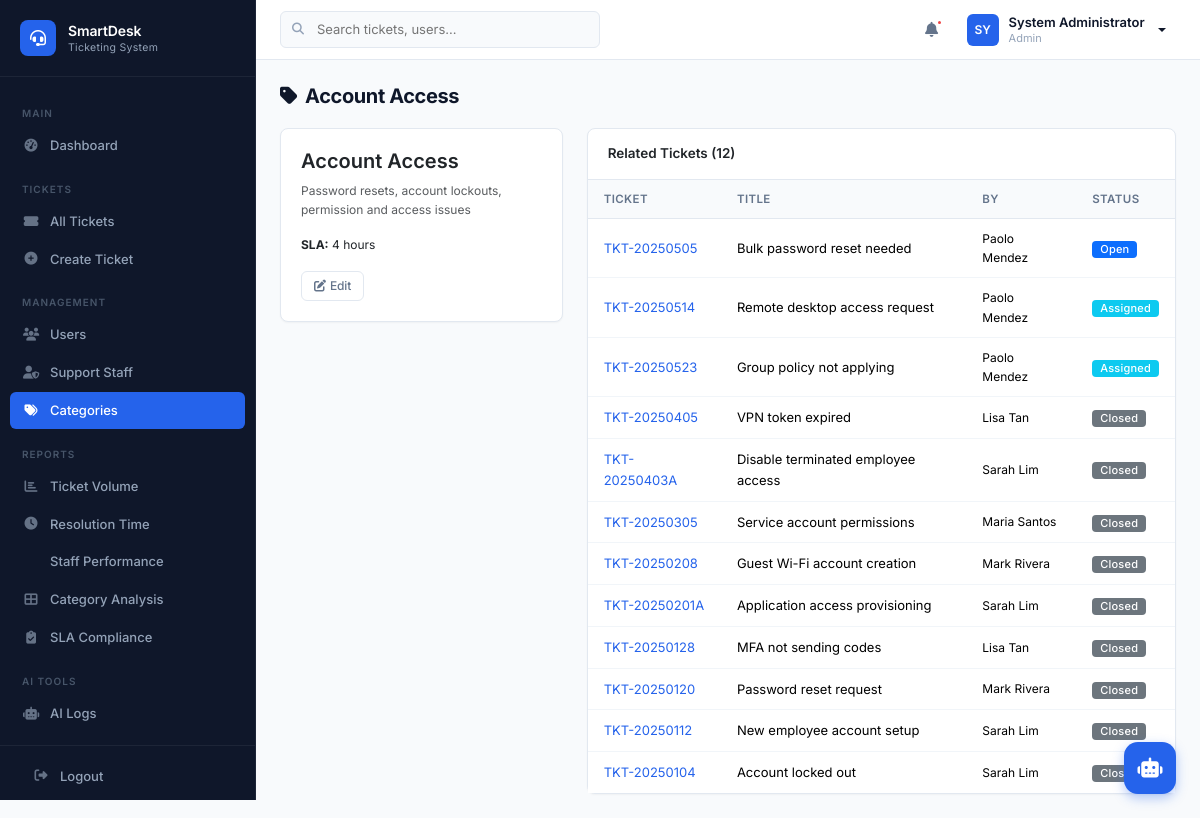
Page /modules/categories/view.php?id=4 (signed in) on the committed database.
### tables this page shows
CREATE TABLE IF NOT EXISTS categories (
    category_id INT AUTO_INCREMENT PRIMARY KEY,
    category_name VARCHAR(100) NOT NULL UNIQUE,
    description TEXT DEFAULT NULL,
    sla_hours INT NOT NULL DEFAULT 24,
    created_datetime DATETIME NOT NULL DEFAULT CURRENT_TIMESTAMP,
    updated_datetime DATETIME NOT NULL DEFAULT CURRENT_TIMESTAMP ON UPDATE CURRENT_TIMESTAMP
);

CREATE TABLE IF NOT EXISTS tickets (
    ticket_id INT AUTO_INCREMENT PRIMARY KEY,
    ticket_number VARCHAR(20) NOT NULL UNIQUE,
    user_id INT NOT NULL,
    category_id INT DEFAULT NULL,
    assigned_staff_id INT DEFAULT NULL,
    issue_title VARCHAR(255) NOT NULL,
    issue_description TEXT NOT NULL,
    priority_level ENUM('Low','Medium','High','Critical') NOT NULL DEFAULT 'Medium',
    status ENUM('Open','Assigned','In Progress','Escalated','Resolved','Closed') NOT NULL DEFAULT 'Open',
    ai_suggested_category VARCHAR(100) DEFAULT NULL,
    ai_suggested_priority VARCHAR(20) DEFAULT NULL,
    ai_recommendation_reason TEXT DEFAULT NULL,
    sla_due_datetime DATETIME DEFAULT NULL,
    resolved_datetime DATETIME DEFAULT NULL,
    closed_datetime DATETIME DEFAULT NULL,
    created_datetime DATETIME NOT NULL DEFAULT CURRENT_TIMESTAMP,
    updated_datetime DATETIME NOT NULL DEFAULT CURRENT_TIMESTAMP ON UPDATE CURRENT_TIMESTAMP,
    FOREIGN KEY (user_id) REFERENCES users(user_id) ON DELETE CASCADE,
    FOREIGN KEY (category_id) REFERENCES categories(category_id) ON DELETE SET NULL,
    FOREIGN KEY (assigned_staff_id) REFERENCES support_staff(staff_id) ON DELETE SET NULL,
    INDEX idx_tickets_status (status),
    INDEX idx_tickets_priority (priority_level),
    INDEX idx_tickets_user (user_id),
    INDEX idx_tickets_staff (assigned_staff_id),
    INDEX idx_tickets_category (category_id),
    INDEX idx_tickets_sla (sla_due_datetime),
    INDEX idx_tickets_created (created_datetime)
);

CREATE TABLE IF NOT EXISTS users (
    user_id INT AUTO_INCREMENT PRIMARY KEY,
    employee_id VARCHAR(20) NOT NULL UNIQUE,
    full_name VARCHAR(100) NOT NULL,
    department VARCHAR(100) DEFAULT NULL,
    email VARCHAR(150) NOT NULL UNIQUE,
    contact_number VARCHAR(20) DEFAULT NULL,
    password_hash VARCHAR(255) NOT NULL,
    role ENUM('Admin','Support Staff','End User') NOT NULL DEFAULT 'End User',
    status ENUM('Active','Inactive') NOT NULL DEFAULT 'Active',
    created_datetime DATETIME NOT NULL DEFAULT CURRENT_TIMESTAMP,
    updated_datetime DATETIME NOT NULL DEFAULT CURRENT_TIMESTAMP ON UPDATE CURRENT_TIMESTAMP,
    INDEX idx_users_role (role),
    INDEX idx_users_status (status),
    INDEX idx_users_email (email)
);

### includes/functions.php (called while the page is built, shortened)
<?php
function e($string) {
    return htmlspecialchars($string ?? '', ENT_QUOTES, 'UTF-8');
}
function getStatusBadgeClass($status) {
    return match($status) {
        'Open' => 'bg-primary',
        'Assigned' => 'bg-info',
        'In Progress' => 'bg-warning text-dark',
        'Escalated' => 'bg-danger',
        'Resolved' => 'bg-success',
        'Closed' => 'bg-secondary',
        default => 'bg-light text-dark'
    };
}
function truncateText($text, $length = 80) {
    if (strlen($text) <= $length) return $text;
    return substr($text, 0, $length) . '...';
}

### includes/auth.php (called while the page is built, shortened)
<?php
function getBaseUrl() {
    $scriptDir = dirname($_SERVER['SCRIPT_NAME']);
    $dir = realpath(dirname($_SERVER['SCRIPT_FILENAME']));
    $projectRoot = realpath(__DIR__ . '/..');
    $relative = str_replace($projectRoot, '', $dir);
    $depth = substr_count($relative, DIRECTORY_SEPARATOR);
    $base = $scriptDir;
    for ($i = 0; $i < $depth; $i++) {
        $base = dirname($base);
    }
    return rtrim($base, '/');
}

### modules/categories/view.php (the view, shortened to what this page needs)
<?php
require_once __DIR__ . '/../../includes/header.php';
$pdo = getDBConnection();
$id = intval($_GET['id'] ?? 0);
$cat = $pdo->prepare("SELECT * FROM categories WHERE category_id = ?"); $cat->execute([$id]); $cat = $cat->fetch();
$tickets = $pdo->prepare("SELECT t.*, u.full_name as user_name FROM tickets t LEFT JOIN users u ON t.user_id = u.user_id WHERE t.category_id = ? ORDER BY t.created_datetime DESC LIMIT 20");
$tickets->execute([$id]); $tickets = $tickets->fetchAll();
?>
<div class="page-header"><h1><i class="fas fa-tag me-2"></i><?= e($cat['category_name']) ?></h1></div>
<div class="row"><div class="col-lg-4 mb-3"><div class="card"><div class="card-body">
<h5 class="fw-600"><?= e($cat['category_name']) ?></h5>
<p class="fs-sm text-muted"><?= e($cat['description'] ?? 'No description') ?></p>
<p class="fs-sm"><strong>SLA:</strong> <?= $cat['sla_hours'] ?> hours</p>
<a href="edit.php?id=<?= $id ?>" class="btn btn-sm btn-outline-secondary"><i class="fas fa-edit me-1"></i>Edit</a>
</div></div></div>
<div class="col-lg-8"><div class="card"><div class="card-header">Related Tickets (<?= count($tickets) ?>)</div>
<div class="card-body p-0"><div class="table-responsive"><table class="table"><thead><tr><th>Ticket</th><th>Title</th><th>By</th><th>Status</th></tr></thead><tbody>
<?php foreach($tickets as $t): ?>
<tr><td><a href="<?= $baseUrl ?>/modules/tickets/view.php?id=<?= $t['ticket_id'] ?>"><?= e($t['ticket_number']) ?></a></td>
<td><?= e(truncateText($t['issue_title'],40)) ?></td><td class="fs-sm"><?= e($t['user_name']) ?></td>
<td><span class="badge <?= getStatusBadgeClass($t['status']) ?>"><?= e($t['status']) ?></span></td></tr>
<?php endforeach; ?></tbody></table></div></div></div></div></div>
<?php require_once __DIR__ . '/../../includes/footer.php'; ?>

### assets/css/app.css (style rules this page uses)
:root { --sidebar-width: 256px; --topbar-height: 60px; --slate-50: #f8fafc; --slate-100: #f1f5f9; --slate-200: #e2e8f0; --slate-300: #cbd5e1; --slate-400: #94a3b8; --slate-500: #64748b; --slate-600: #475569; --slate-700: #334155; --slate-800: #1e293b; --slate-900: #0f172a; --brand-50: #eff6ff; --brand-100: #dbeafe; --brand-500: #3b82f6; --brand-600: #2563eb; --brand-700: #1d4ed8; --success-50: #f0fdf4; --success-500: #22c55e; --success-700: #15803d; --warning-50: #fffbeb; --warning-500: #f59e0b; --warning-700: #b45309; --danger-50: #fef2f2; --danger-500: #ef4444; --danger-700: #b91c1c; --info-50: #ecfeff; --info-500: #06b6d4; --info-700: #0e7490; --body-bg: var(--slate-50); --card-bg: #ffffff; --border-color: var(--slate-200); --text-primary: var(--slate-900); --text-secondary: var(--slate-500); --text-muted: var(--slate-400); --shadow-xs: 0 1px 2px rgba(0,0,0,0.04); --shadow-sm: 0 1px 3px rgba(0,0,0,0.06), 0 1px 2px rgba(0,0,0,0.04); --shadow-md: 0 4px 6px -1px rgba(0,0,0,0.06), 0 2px 4px -2px rgba(0,0,0,0.04); --shadow-lg: 0 10px 15px -3px rgba(0,0,0,0.08), 0 4px 6px -4px rgba(0,0,0,0.03); --radius: 8px; --radius-lg: 12px; --transition: all 0.15s ease; }
*,*::before,*::after { box-sizing: border-box; }
body { font-family: 'Inter', -apple-system, BlinkMacSystemFont, 'Segoe UI', sans-serif; background: var(--body-bg); color: var(--text-primary); font-size: 13.5px; line-height: 1.6; margin: 0; -webkit-font-smoothing: antialiased; }
a { color: var(--brand-600); text-decoration: none; }
.page-header { margin-bottom: 20px; }
.page-header h1 { font-size: 20px; font-weight: 700; margin: 0 0 2px; color: var(--text-primary); letter-spacing: -0.02em; }
.card { background: var(--card-bg); border: 1px solid var(--border-color); border-radius: var(--radius); box-shadow: var(--shadow-xs); }
.card-header { background: transparent; border-bottom: 1px solid var(--border-color); padding: 14px 20px; font-weight: 600; font-size: 13.5px; display: flex; align-items: center; justify-content: space-between; }
.card-body { padding: 20px; }
.table { margin: 0; font-size: 13px; }
.table thead th { background: var(--slate-50); border-bottom: 1px solid var(--border-color); font-weight: 600; font-size: 11.5px; text-transform: uppercase; letter-spacing: 0.4px; color: var(--text-secondary); padding: 10px 16px; white-space: nowrap; }
.table tbody td { padding: 10px 16px; border-bottom: 1px solid var(--slate-100); vertical-align: middle; }
.table tbody tr:last-child td { border-bottom: none; }
.badge { font-weight: 500; font-size: 11px; padding: 3px 8px; border-radius: 4px; letter-spacing: 0.2px; }
.btn { font-weight: 500; font-size: 13px; padding: 7px 16px; border-radius: 6px; transition: var(--transition); letter-spacing: -0.01em; }
.btn-outline-secondary { border-color: var(--border-color); color: var(--text-secondary); }
.btn-sm { font-size: 12px; padding: 5px 12px; }
.fw-600 { font-weight: 600; }
.fs-sm { font-size: 12px; }

### rows in the picture
categories: category_name "Account Access", description "Password resets, account lockouts, permission and access issues", sla_hours "4"
tickets: ticket_number "TKT-20250505", issue_title "Bulk password reset needed", user.full_name "Paolo Mendez", status "Open"
tickets: ticket_number "TKT-20250514", issue_title "Remote desktop access request", user.full_name "Paolo Mendez", status "Assigned"
tickets: ticket_number "TKT-20250523", issue_title "Group policy not applying", user.full_name "Paolo Mendez", status "Assigned"
tickets: ticket_number "TKT-20250405", issue_title "VPN token expired", user.full_name "Lisa Tan", status "Closed"
tickets: ticket_number "TKT-20250403A", issue_title "Disable terminated employee access", user.full_name "Sarah Lim", status "Closed"
tickets: ticket_number "TKT-20250305", issue_title "Service account permissions", user.full_name "Maria Santos", status "Closed"
tickets: ticket_number "TKT-20250208", issue_title "Guest Wi-Fi account creation", user.full_name "Mark Rivera", status "Closed"
tickets: ticket_number "TKT-20250201A", issue_title "Application access provisioning", user.full_name "Sarah Lim", status "Closed"
tickets: ticket_number "TKT-20250128", issue_title "MFA not sending codes", user.full_name "Lisa Tan", status "Closed"
tickets: ticket_number "TKT-20250120", issue_title "Password reset request", user.full_name "Mark Rivera", status "Closed"
tickets: ticket_number "TKT-20250112", issue_title "New employee account setup", user.full_name "Sarah Lim", status "Closed"
tickets: ticket_number "TKT-20250104", issue_title "Account locked out", user.full_name "Sarah Lim", status "Closed"

### other values in the picture
substr(getCurrentUserName(), 0, 2) "SY"
getCurrentUserName() "System Administrator"
getCurrentUserRole() "Admin"
count($tickets) "12"
